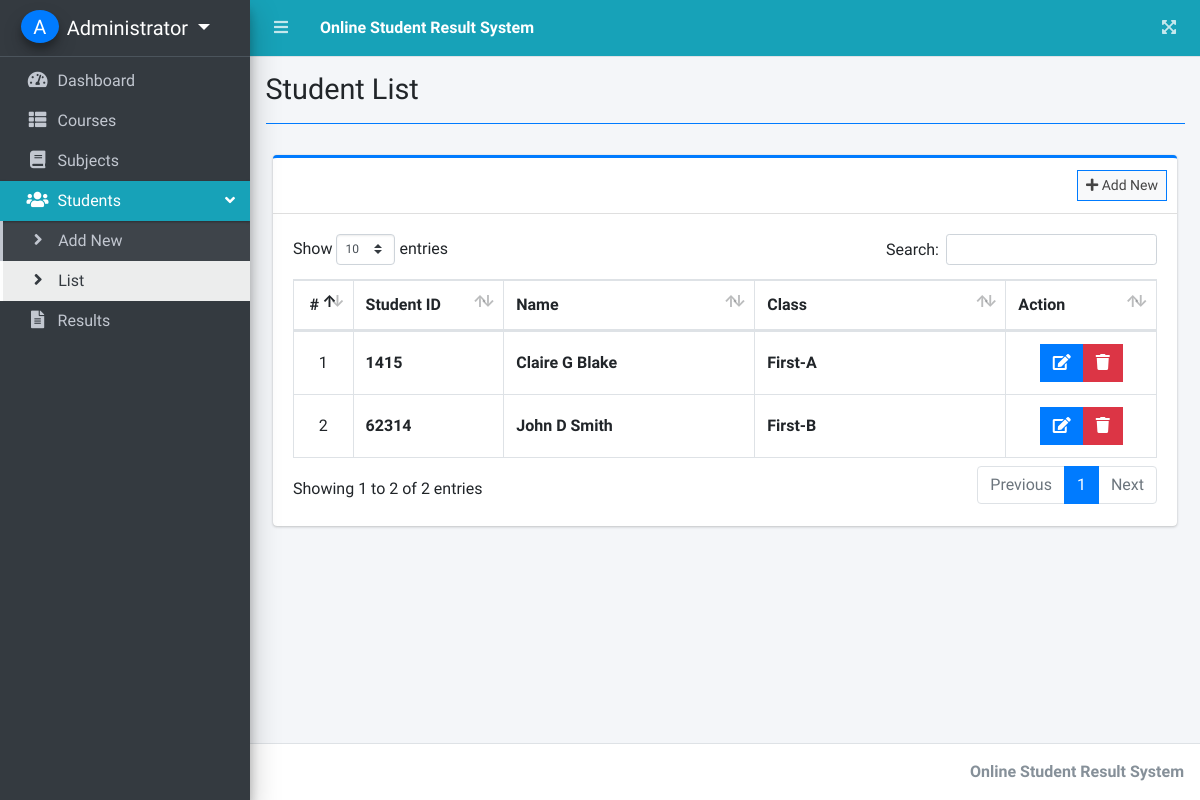
/index.php?page=student_list (signed in), run on an earlier commit of the app's database.
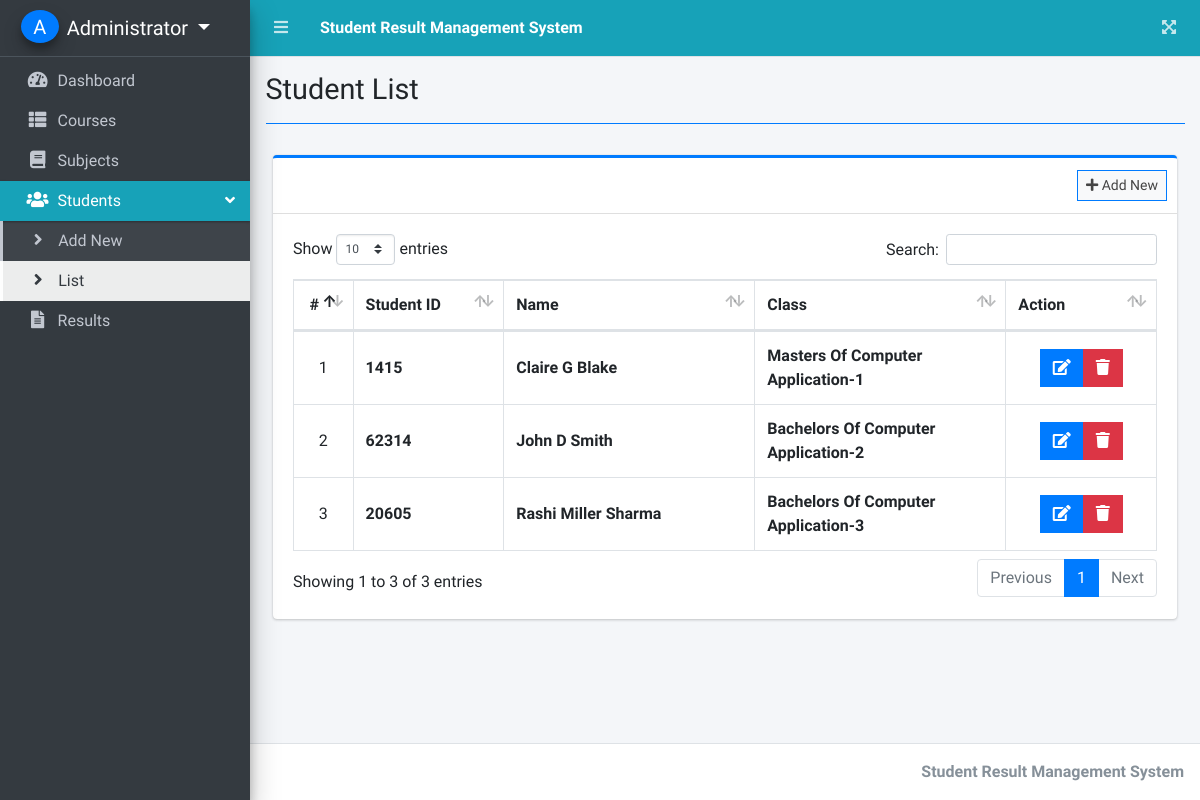
And on a later commit of the database.
### tables this page shows
CREATE TABLE `students` (
  `id` int(30) NOT NULL,
  `student_code` varchar(50) NOT NULL,
  `firstname` varchar(200) NOT NULL,
  `middlename` varchar(200) NOT NULL,
  `lastname` varchar(200) NOT NULL,
  `gender` varchar(50) NOT NULL,
  `address` text NOT NULL,
  `class_id` int(30) NOT NULL,
  `date_created` datetime NOT NULL DEFAULT current_timestamp()
);

### student_list.php (the view, shortened to what this page needs)
<?php include'db_connect.php' ?>
<div class="col-lg-12">
	<div class="card card-outline card-primary">
		<div class="card-header">
			<div class="card-tools">
				<a class="btn btn-block btn-sm btn-default btn-flat border-primary " href="./index.php?page=new_student"><i class="fa fa-plus"></i> Add New</a>
			</div>
		</div>
		<div class="card-body">
			<table class="table tabe-hover table-bordered" id="list">
				<colgroup>
					<col width="5%">
					<col width="15%">
					<col width="25%">
					<col width="25%">
					<col width="15%">
				</colgroup>
				<thead>
					<tr>
						<th class="text-center">#</th>
						<th>Student ID</th>
						<th>Name</th>
						<th>Class</th>
						<th>Action</th>
					</tr>
				</thead>
				<tbody>
					<?php
					$i = 1;
					$qry = $conn->query("SELECT s.*,concat(c.level,'-',c.section) as class,concat(firstname,' ',middlename,' ',lastname) as name FROM students s inner join classes c on c.id = s.class_id order by concat(firstname,' ',middlename,' ',lastname) asc  ");
					while($row= $qry->fetch_assoc()):
					?>
					<tr>
						<td class="text-center"><?php echo $i++ ?></td>
						<td class=""><b><?php echo $row['student_code'] ?></b></td>
						<td><b><?php echo ucwords($row['name']) ?></b></td>
						<td><b><?php echo ucwords($row['class']) ?></b></td>
						<td class="text-center">
		                    <div class="btn-group">
		                        <a href="index.php?page=edit_student&id=<?php echo $row['id'] ?>" class="btn btn-primary btn-flat ">
		                          <i class="fas fa-edit"></i>
		                        </a>
		                        <button type="button" class="btn btn-danger btn-flat delete_student" data-id="<?php echo $row['id'] ?>">
		                          <i class="fas fa-trash"></i>
		                        </button>
	                      </div>
						</td>
					</tr>
				<?php endwhile; ?>
				</tbody>
			</table>
		</div>
	</div>
</div>

### index.php (shortened to what this page needs)
<!DOCTYPE html>
<html lang="en">
<?php
	include 'header.php'
?>
<body class="hold-transition sidebar-mini layout-fixed layout-navbar-fixed layout-footer-fixed">
<div class="wrapper">
  <?php include 'topbar.php' ?>
  <?php include 'sidebar.php' ?>
  <div class="content-wrapper">
    <div class="content-header">
      <div class="container-fluid">
        <div class="row mb-2">
          <div class="col-sm-6">
            <h1 class="m-0"><?php echo $title ?></h1>
          </div>
        </div>
            <hr class="border-primary">
      </div>
    </div>
    <section class="content">
      <div class="container-fluid">
         <?php
            $page = isset($_GET['page']) ? $_GET['page'] : 'home';
            if(!file_exists($page.".php")){
                include '404.html';
            }else{
            include $page.'.php';
            }
          ?>
      </div>
    </section>
  </div>
  <footer class="main-footer">
    <div class="float-right d-none d-sm-inline-block">
      <b><?php echo $_SESSION['system']['name'] ?></b>
    </div>
  </footer>
</div>
</body>
</html>

### topbar.php (shortened to what this page needs)
<nav class="main-header navbar navbar-expand navbar-info navbar-dark ">
  <ul class="navbar-nav">
    <?php if(isset($_SESSION['login_id'])): ?>
    <li class="nav-item">
      <a class="nav-link" data-widget="pushmenu" href="" role="button"><i class="fas fa-bars"></i></a>
    </li>
  <?php endif; ?>
    <li>
      <a class="nav-link text-white"  href="./" role="button"> <large><b><?php echo $_SESSION['system']['name'] ?></b></large></a>
    </li>
  </ul>
  <ul class="navbar-nav ml-auto">
    <li class="nav-item">
      <a class="nav-link" data-widget="fullscreen" href="#" role="button">
        <i class="fas fa-expand-arrows-alt"></i>
      </a>
    </li>
  </ul>
</nav>

What changed in the data, as far as the page shows it:
computed for students (number 1 of 3 on the later page): class "First-A" → "Masters Of Computer Application-1"
changed students (number 2 of 3 on the later page): class "First-B" → "Bachelors Of Computer Application-2"
added students: student_code "20605", name "Rashi Miller Sharma", class "Bachelors Of Computer Application-3"
Also different on the page:
$_SESSION['system']['name']: "Online Student Result System" → "Student Result Management System"
text written by a page script: "Show entries Search: Showing 1 to 2 of 2 entries Previous 1 Next" → "Show entries Search: Showing 1 to 3 of 3 entries Previous 1 Next"
